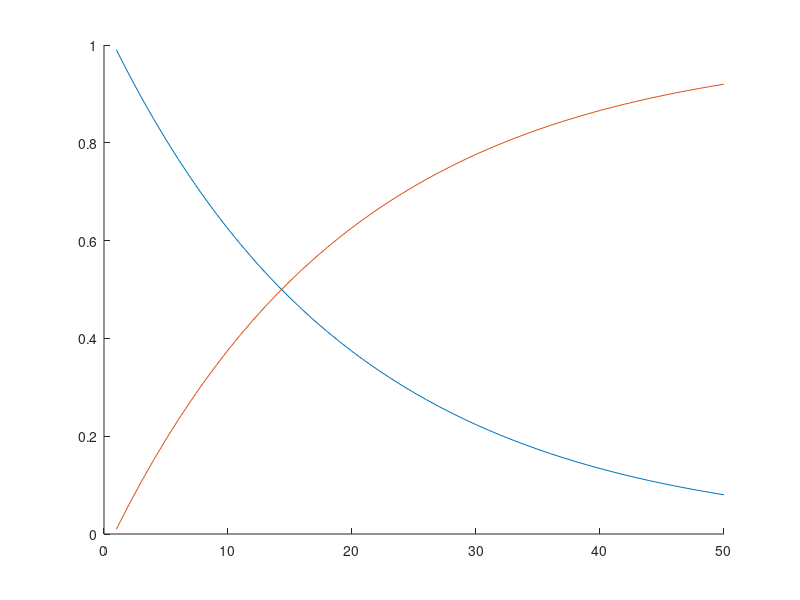
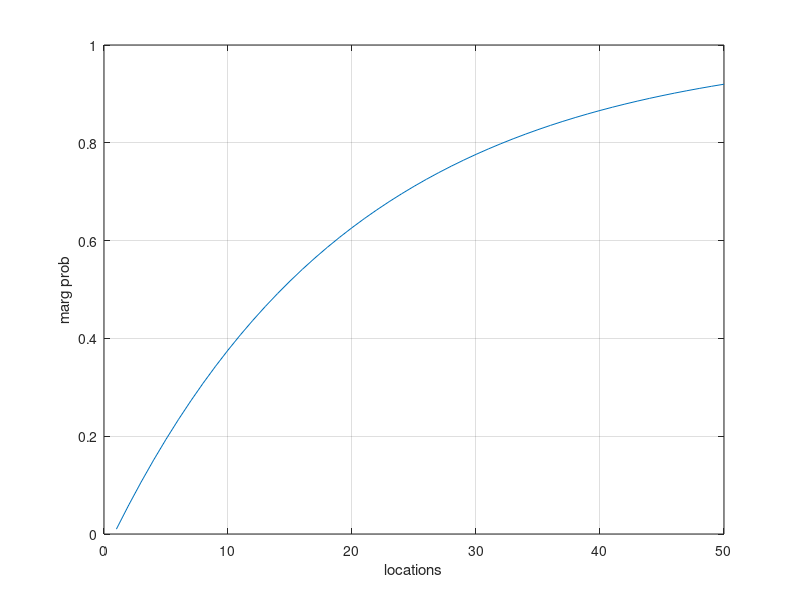

Write MATLAB code to recreate these figures, in order. (Note: this script raises an error after producing the figures.)
close all
clear variables
clc

directory_a = 'plots/a/';
directory_b = 'plots/b/';
directory_c = 'plots/c/';
directory_d = 'plots/d/';
directory_e = 'plots/e/';
directory_f = 'plots/f/';

%% task a
N = 50;
p = 0.95;       % p = p(x_{i+1} = 0 | x_i = 0)
q = 1;          % q = p(x_{i+1} = 1 | x_i = 1)
P = [p, 1-q;    % P = [ p(x_{i+1} = 0 | x_i = 0), p(x_{i+1} = 0 | x_i = 1)
    1-p, q];    %       p(x_{i+1} = 1 | x_i = 0), p(x_{i+1} = 1 | x_i = 1)]
% Note: P := Lecture_P'
marg_p = zeros(N,1);
marg_p(1) = 0.01;
p_x = zeros(2,N);   % p_x(x+1,k) = p(x_k = x)        x = 0 or 1
p_x(:,1) = [0.99;0.01];
for k=2:N
    marg_p(k)= marg_p(k-1) + 0.05*(1-marg_p(k-1));
    p_x(:,k) = P * p_x(:,k-1);
end
figure
hold on
plot(p_x(1,:))
plot(p_x(2,:))
fig1 = figure;
plot(1:N,marg_p)
grid
xlabel('locations')
ylabel('marg prob')
title_pic = 'marg_prob';
%save_plots(title_pic,directory_a,fig1);
%% task b

[PV,a] = max([-100000, -5000*sum(p_x(2,:))]);
PV
a = a-1

%% task c
tau = 0.3;
x = draw_from_HMM(P,p_x(:,1),N);

y = normrnd(x,tau,N,1); % same as mu + sigma*randn(data,1)
y(20) = 0.2;
y(30) = 0.7;
v_tau = 100*tau*ones(size(y));
v_tau(20) = tau;
v_tau(30) = tau;
% fig2 = figure;
% plot(1:data,y);
% grid

[~,prio_xY,post_xY] = forward_recursion(P,p_x(:,1),v_tau,y,N);
margp_xY = backward_recursion(P,prio_xY,post_xY,N);

fig3 = figure;
plot(1:N,margp_xY(2,:));
grid
xlabel('locations')
ylabel('posterior prob for x_i = 1')
title_pic = 'post_prob';
%save_plots(title_pic,directory_c,fig3);

%% task d
value_clean_all = -100000;
PV = -100000;

%% Monte carlo
PoV = -ones(N,1);
mc_samples = 1000;
for k=1:N
    mean_PoV = 0; 
    for j=1:mc_samples
        x = draw_from_HMM(P,p_x(:,1),N);
        y = normrnd(x,tau,N,1); % mean = x
        v_tau = 100*tau*ones(size(y));
        v_tau(k) = tau;
        [~,prio_xY,post_xY] = forward_recursion(P, p_x(:,1),v_tau,y,N);
        total_post_xY = backward_recursion(P,prio_xY,post_xY,N);
        value_dont_clean = -5000*sum(total_post_xY(2,:));
        mean_PoV = mean_PoV + max(value_clean_all,value_dont_clean)/mc_samples;
    end
    PoV(k) = mean_PoV;
end
VoI_mc = PoV - PV;

%% Numerical integration
% Much faster and more accurate than MC, but currently 10 to low values

%p(y_k | x_k = x) ~ N(x,tau); N(mean, standard_deviation)
%p(y_k) = sum_{x in {0,1}} ( p(y_k | x_k = x)*p(x_k = x) )
%p(y_k) ~ N(0, tau)*p(x_k=0) + N(1, tau)*p(x_k=1)   where p(x_k) >= 0
%p(y_k) ~ N(0, tau*p(x_k=0)) + N(p(x_k=1), tau*p(x_k=1))
%p(y_k) ~ N(p(x_k=1),sqrt((tau*p(x_k=0))^2 + (tau*p(x_k=1))^2))
%p(y_k) ~ N(p(x_k=1),tau*sqrt(p(x_k=0)^2 + p(x_k=1)^2))

Nsamples = 101;
spread = 4; %standard devitaions 
mu = p_x(2,:)';
std = tau*sqrt(sum(p_x.^2,1))';
step_size = 2*spread*std/(Nsamples-1);
Ysamples = zeros(N,Nsamples);
for k = 1:N
    Ysamples(k,:) = (mu(k)-2*spread*std(k):step_size(k):mu(k)) + spread*std(k);
end
% discretized pdf: dpdf_y(k,i) = p(y_k = Ysamples(k,i))
dpdf_y = normpdf(Ysamples, mu , std);

figure
hold on
plot(Ysamples(1,:),dpdf_y(1,:),'*')
plot(Ysamples(N,:),dpdf_y(N,:),'*')
legend("p(y_1)","p(y_N)")

PoV = -ones(N,1);
for k = 1:k
    PoV_ni = 0;
    for i = 1:Nsamples
        y = normrnd(x,tau,N,1); % mean = x
        v_tau = 100*tau*ones(size(y));
        v_tau(k) = tau;
        y(k) = Ysamples(k,i);
        [~,prio_xY,post_xY] = forward_recursion(P, p_x(:,1),v_tau,y,N);
        total_post_xY = backward_recursion(P,prio_xY,post_xY,N);
        value_dont_clean = -5000*sum(total_post_xY(2,:));
        integrand_PoV = max(value_clean_all,value_dont_clean)*dpdf_y(k,i);
        PoV_ni = PoV_ni + integrand_PoV * step_size(k);
    end
    PoV(k) = PoV_ni;
end
VoI_ni = PoV - PV;    
figure
plot(VoI_ni)
xlabel('locations')
ylabel('VoI')
legend("Numerical integration")
fig4 = figure;
hold on
plot(1:N,VoI_mc)
plot(VoI_ni)
legend("Monte carlo","Numerical integration")
grid
xlabel('locations')
ylabel('VoI')
title_pic = 'VoI';
%save_plots(title_pic,directory_d,fig4);

%% task e
big_pov = zeros(N,N);

% diagonal
for k=1:N
    for j=1:mc_samples
        y = normrnd(0.5,100*tau,N,1);
        x_new = zeros(N,1);
        x_new(k) = binornd(1,marg_p(k));
        y(k) = normrnd(x_new(k),tau/sqrt(2));
        [~,prio_xY,post_xY] = forward_recursion_d(0.95,tau,y,N,k);
        prob = backward_recursion(0.95,prio_xY,post_xY,N);
        dont_clean = -5000*sum(prob(2,:));
        pov = pov + max(value_clean_all,dont_clean)/j;
    end
    big_pov(k,k) = pov;
end

% off-diagonal
for k=10:N
    for j=k:N
        if(j==k)
            break;
        end
        for k=1:mc_samples
            y = normrnd(0.5,100*tau,N,1);
            x_new = zeros(N,1);
            x_new(k) = binornd(1,marg_p(k));
            for l=k+1:j
                if(x_new(l-1) == 1)
                    x_new(l) = 1;
                else
                    if(rand(1) < 0.05)
                        x(l) = 1;
                    else
                        x(l) = 0;
                    end
                end
            end
            y(k) = normrnd(x_new(k),tau);
            y(j) = normrnd(x_new(k),tau);
            [~,prio_xY,post_xY] = forward_recursion_e(0.95,tau,y,N,k,j);
            prob = backward_recursion(0.95,prio_xY,post_xY,N);
            dont_clean = -5000*sum(prob(2,:));
            pov = pov + max(value_clean_all,dont_clean)/k;
        end
    end
    big_pov(k,j) = pov;
    big_pov(j,k) = big_pov(k,j);
end

big_voi = big_pov - PV;
maximum = max(max(big_voi));
[max_x,max_y]=find(big_voi==maximum)

% plot matrix.
% plot diagonal: 2 sensors in same loc.
% plot 20,30
% save plots in directory_e.

%% task f
PoV_f = zeros(mc_samples,1);
tau_new = 1;

for k=1:mc_samples
    x_new_f = zeros(N,1);
    if(rand>=0.99)
        x(1) = 1;
    else
        x(1) = 0;
    end

    for k=2:N
       if(x(k-1)==1)
           x(k) = 1;
       else
           if(rand<0.05)
               x(k) = 1;
           else
               x(k) = 0;
           end
       end
    end
    y = normrnd(x_new_f,tau_new,N,1);
    [~,prio_xY,post_xY] = forward_recursion_f(0.95,tau_new,y,N);
    prob = backward_recursion(0.95,prio_xY,post_xY,N);
    dont_clean = -5000*sum(prob(2,:));
    PoV_f(k) = max(value_clean_all,dont_clean);
end

VoI_f = PoV_f - PV;

% plot some of the new VoI: should we clean the road upfront or not?
% save plots in directory_f.





